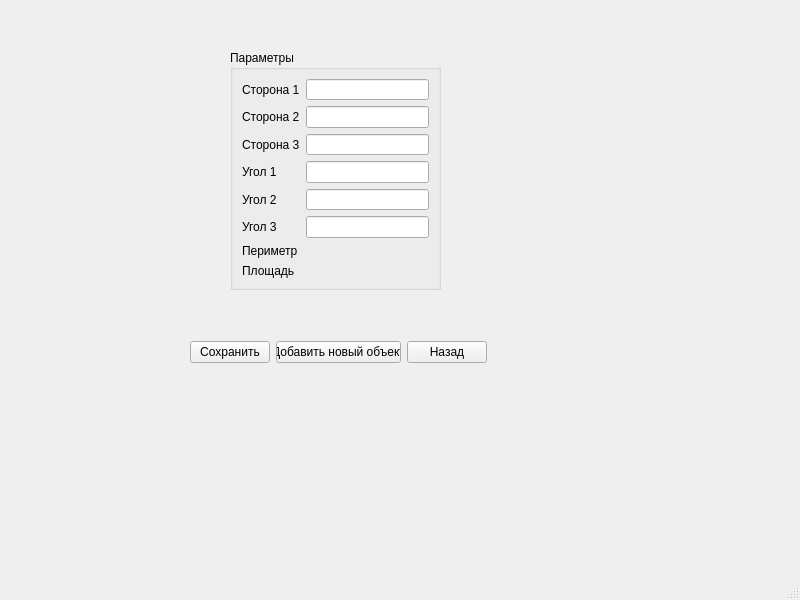
<?xml version="1.0" encoding="UTF-8"?>
<ui version="4.0">
 <class>TriangleCreation</class>
 <widget class="QMainWindow" name="TriangleCreation">
  <property name="geometry">
   <rect>
    <x>0</x>
    <y>0</y>
    <width>800</width>
    <height>600</height>
   </rect>
  </property>
  <property name="windowTitle">
   <string>MainWindow</string>
  </property>
  <widget class="QWidget" name="centralwidget">
   <widget class="QGroupBox" name="groupBox">
    <property name="geometry">
     <rect>
      <x>230</x>
      <y>50</y>
      <width>211</width>
      <height>240</height>
     </rect>
    </property>
    <property name="title">
     <string>Параметры</string>
    </property>
    <layout class="QFormLayout" name="formLayout">
     <item row="0" column="0">
      <widget class="QLabel" name="rad">
       <property name="text">
        <string>Сторона 1</string>
       </property>
      </widget>
     </item>
     <item row="0" column="1">
      <widget class="QLineEdit" name="radline"/>
     </item>
     <item row="1" column="0">
      <widget class="QLabel" name="perim">
       <property name="text">
        <string>Сторона 2</string>
       </property>
      </widget>
     </item>
     <item row="1" column="1">
      <widget class="QLineEdit" name="perimline"/>
     </item>
     <item row="2" column="0">
      <widget class="QLabel" name="square">
       <property name="text">
        <string>Сторона 3</string>
       </property>
      </widget>
     </item>
     <item row="2" column="1">
      <widget class="QLineEdit" name="lineEdit"/>
     </item>
     <item row="3" column="0">
      <widget class="QLabel" name="label">
       <property name="text">
        <string>Угол 1</string>
       </property>
      </widget>
     </item>
     <item row="3" column="1">
      <widget class="QLineEdit" name="lineEdit_2"/>
     </item>
     <item row="4" column="0">
      <widget class="QLabel" name="label_2">
       <property name="text">
        <string>Угол 2</string>
       </property>
      </widget>
     </item>
     <item row="4" column="1">
      <widget class="QLineEdit" name="lineEdit_3"/>
     </item>
     <item row="5" column="0">
      <widget class="QLabel" name="label_3">
       <property name="text">
        <string>Угол 3</string>
       </property>
      </widget>
     </item>
     <item row="5" column="1">
      <widget class="QLineEdit" name="lineEdit_4"/>
     </item>
     <item row="6" column="0">
      <widget class="QLabel" name="label_4">
       <property name="text">
        <string>Периметр</string>
       </property>
      </widget>
     </item>
     <item row="7" column="0">
      <widget class="QLabel" name="label_5">
       <property name="text">
        <string>Площадь</string>
       </property>
      </widget>
     </item>
     <item row="6" column="1">
      <widget class="QLabel" name="label_6">
       <property name="text">
        <string/>
       </property>
      </widget>
     </item>
     <item row="7" column="1">
      <widget class="QLabel" name="label_7">
       <property name="text">
        <string/>
       </property>
      </widget>
     </item>
    </layout>
   </widget>
   <widget class="QWidget" name="">
    <property name="geometry">
     <rect>
      <x>190</x>
      <y>340</y>
      <width>297</width>
      <height>25</height>
     </rect>
    </property>
    <layout class="QHBoxLayout" name="horizontalLayout">
     <item>
      <widget class="QPushButton" name="pushButton_2">
       <property name="text">
        <string>Сохранить</string>
       </property>
      </widget>
     </item>
     <item>
      <widget class="QPushButton" name="pushButton_3">
       <property name="text">
        <string>Добавить новый объект</string>
       </property>
      </widget>
     </item>
     <item>
      <widget class="QPushButton" name="pushButton">
       <property name="text">
        <string>Назад</string>
       </property>
      </widget>
     </item>
    </layout>
   </widget>
  </widget>
  <widget class="QMenuBar" name="menubar">
   <property name="geometry">
    <rect>
     <x>0</x>
     <y>0</y>
     <width>800</width>
     <height>21</height>
    </rect>
   </property>
  </widget>
  <widget class="QStatusBar" name="statusbar"/>
 </widget>
 <resources/>
 <connections/>
</ui>
